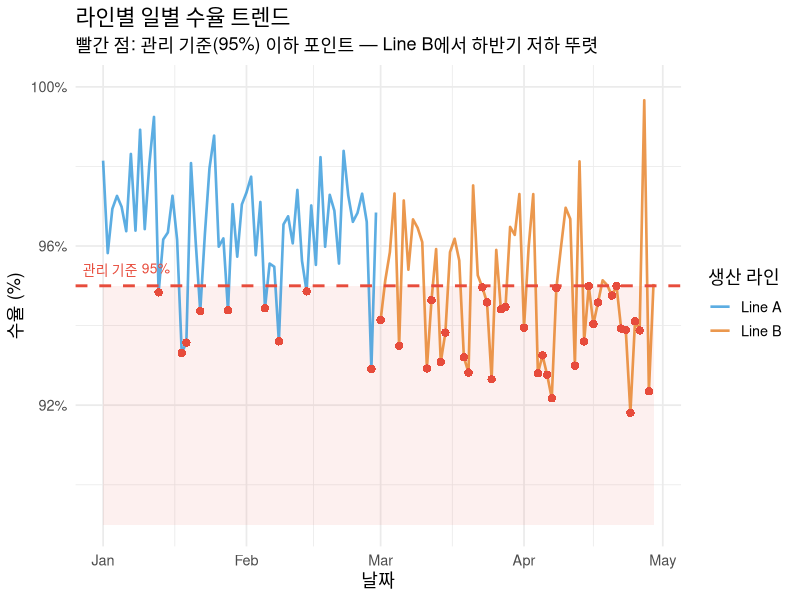
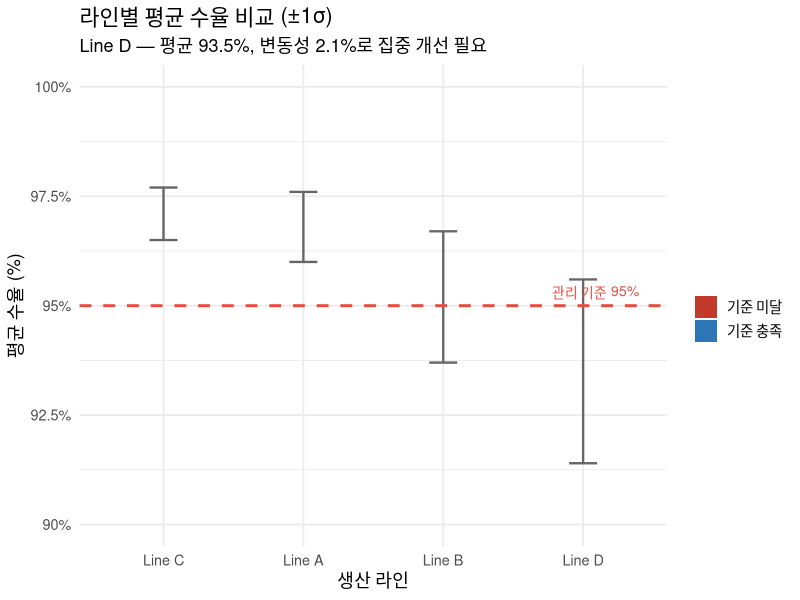

Write the R code that produced these figures, in order.
## ---- chunk 1
#| echo: false
library(ggplot2)
library(dplyr)

set.seed(42)
n <- 120
df <- data.frame(
  Date = seq(as.Date("2024-01-01"), by = "day", length.out = n),
  Yield = c(rnorm(60, mean = 96.5, sd = 1.2), rnorm(60, mean = 94.8, sd = 1.8)),
  Line = rep(c("Line A", "Line B"), each = 60)
)
below_threshold <- df[df$Yield < 95, ]

ggplot(df, aes(x = Date, y = Yield, color = Line)) +
  annotate("rect", xmin = min(df$Date), xmax = max(df$Date),
           ymin = 89, ymax = 95, alpha = 0.08, fill = "#E74C3C") +
  geom_line(linewidth = 0.9, alpha = 0.8) +
  geom_point(data = below_threshold, aes(x = Date, y = Yield),
             color = "#E74C3C", size = 2.5, shape = 16) +
  geom_hline(yintercept = 95, linetype = "dashed", color = "#E74C3C", linewidth = 1) +
  annotate("text", x = min(df$Date) + 5, y = 95.4,
           label = "관리 기준 95%", color = "#E74C3C", size = 3.5) +
  scale_color_manual(values = c("Line A" = "#3498DB", "Line B" = "#E67E22")) +
  scale_y_continuous(limits = c(89, 100),
                     labels = function(x) paste0(x, "%")) +
  theme_minimal(base_size = 13) +
  labs(
    title = "라인별 일별 수율 트렌드",
    subtitle = "빨간 점: 관리 기준(95%) 이하 포인트 — Line B에서 하반기 저하 뚜렷",
    y = "수율 (%)", x = "날짜", color = "생산 라인"
  )
## ---- chunk 2
#| echo: false
library(ggplot2)
library(dplyr)

df_summary <- data.frame(
  Line = c("Line A", "Line B", "Line C", "Line D"),
  AvgYield = c(96.8, 95.2, 97.1, 93.5),
  StdDev = c(0.8, 1.5, 0.6, 2.1)
)

ggplot(df_summary, aes(x = reorder(Line, -AvgYield), y = AvgYield,
                        fill = AvgYield >= 95)) +
  geom_bar(stat = "identity", width = 0.55) +
  geom_errorbar(aes(ymin = AvgYield - StdDev, ymax = AvgYield + StdDev),
                width = 0.2, color = "gray40", linewidth = 0.8) +
  geom_hline(yintercept = 95, linetype = "dashed",
             color = "#E74C3C", linewidth = 1) +
  annotate("text", x = 4.4, y = 95.3, label = "관리 기준 95%",
           color = "#E74C3C", size = 3.5, hjust = 1) +
  scale_fill_manual(
    values = c("FALSE" = "#C0392B", "TRUE" = "#2E75B6"),
    labels = c("FALSE" = "기준 미달", "TRUE" = "기준 충족"),
    name = ""
  ) +
  scale_y_continuous(
    limits = c(90, 100),
    labels = function(x) paste0(round(x, 1), "%")
  ) +
  theme_minimal(base_size = 13) +
  labs(
    title = "라인별 평균 수율 비교 (±1σ)",
    subtitle = "Line D — 평균 93.5%, 변동성 2.1%로 집중 개선 필요",
    y = "평균 수율 (%)", x = "생산 라인"
  )
